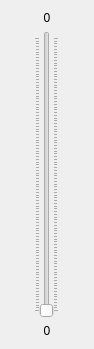
<?xml version="1.0" encoding="UTF-8"?>
<ui version="4.0">
 <class>Form</class>
 <widget class="QWidget" name="Form">
  <property name="geometry">
   <rect>
    <x>0</x>
    <y>0</y>
    <width>94</width>
    <height>349</height>
   </rect>
  </property>
  <property name="windowTitle">
   <string>Form</string>
  </property>
  <layout class="QGridLayout" name="gridLayout">
   <item row="0" column="0">
    <layout class="QVBoxLayout" name="verticalLayout_5">
     <item>
      <widget class="QLabel" name="namelbl">
       <property name="text">
        <string>0</string>
       </property>
       <property name="alignment">
        <set>Qt::AlignCenter</set>
       </property>
      </widget>
     </item>
     <item>
      <layout class="QHBoxLayout" name="horizontalLayout_3">
       <item>
         <widget class="QSlider" name="slider">
         <property name="orientation">
          <enum>Qt::Vertical</enum>
         </property>
         <property name="tickPosition">
          <enum>QSlider::TicksBothSides</enum>
         </property>
        </widget>
       </item>
      </layout>
     </item>
     <item>
      <widget class="QLabel" name="valuelbl">
       <property name="text">
        <string>0</string>
       </property>
       <property name="alignment">
        <set>Qt::AlignCenter</set>
       </property>
      </widget>
     </item>
    </layout>
   </item>
  </layout>
 </widget>
 <resources/>
 <connections/>
</ui>
